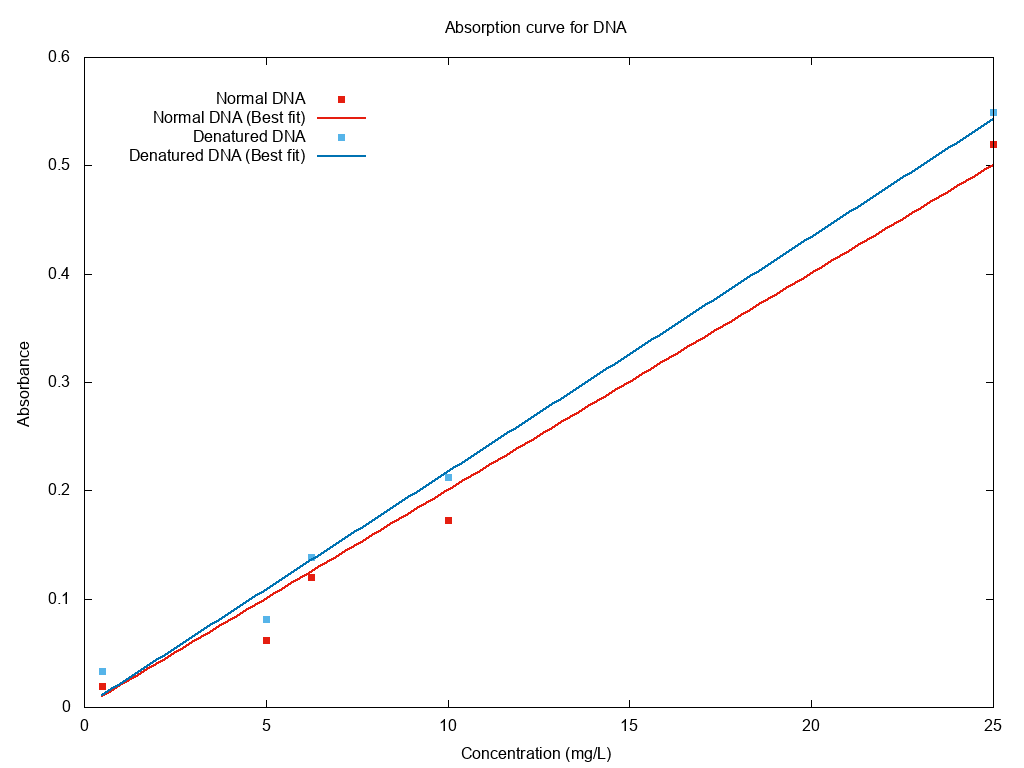

Write the gnuplot code that produced this figure.
set title "Absorption curve for DNA"
set ylabel "Absorbance"
set xlabel "Concentration (mg/L)"
set yrange [0:0.6]
set term png size 1024,768
set output "photospectrometry_dna.png"
f(x) = m * x
g(x) = n * x
fit f(x) 'photospectrometry_dna_data' using (50/$1):2 via m
fit g(x) 'photospectrometry_dna_data' using (50/$1):3 via n
set key at 8,0.57
plot 'photospectrometry_dna_data' using (50/$1):2 title 'Normal DNA' lc 7 pt 5, f(x) title 'Normal DNA (Best fit)' lw 2 lc 7, 'photospectrometry_dna_data' using (50/$1):3 title 'Denatured DNA' lc 3 pt 5, g(x) title 'Denatured DNA (Best fit)' lw 2 lc 6
